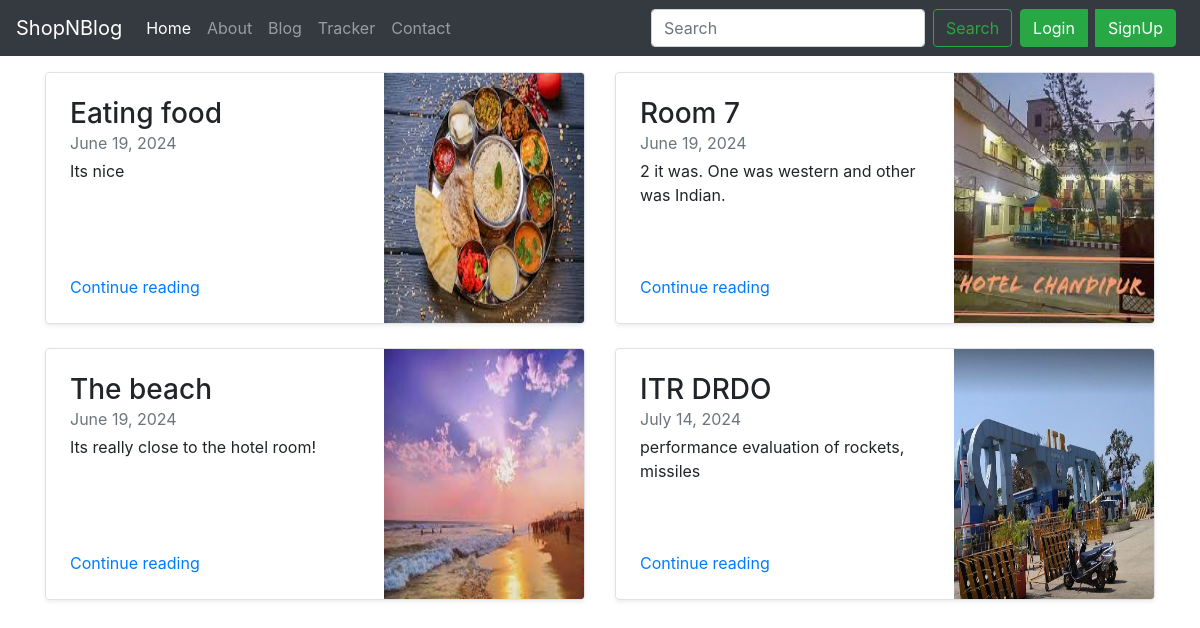
Screenshot of /blog/ with the database file from the repository.
### blog/models.py (models this page shows, shortened)
class Blogpost(models.Model):
    post_id = models.AutoField(primary_key= True)
    tilte = models.CharField(max_length=50)
    head0 = models.CharField(max_length=500, default="")
    chead0 = models.CharField(max_length=5000, default="")
    head1 = models.CharField(max_length=500, default="")
    chead1 = models.CharField(max_length=5000, default="")
    head2 = models.CharField(max_length=500, default="")
    chead2 = RichTextUploadingField()
    pub_date = models.DateField()
    thumbnail = models.ImageField(upload_to='blog/images', default="")

### blog/views.py (the view)
# urls.py: path('',views.index,name='blogHome'),
def index(requests):
    if (requests.user.is_authenticated):
        user_profile = requests.user
        print(user_profile.first_name, user_profile.last_name,"hello")
    else:
        print("ananomous user")
    post = Blogpost.objects.all()
    return render(requests,'blog/index.html', {'post': post})

### blog/templates/blog/index.html (shortened to what this page needs)
{% extends 'blog/basic.html'%}
{% block body %}
  <div class="container mt-3">
      <div class="row mb-2">
        {% for post in post%}
        <div class="col-md-6">
          <div class="row no-gutters border rounded overflow-hidden flex-md-row mb-4 shadow-sm h-md-250 position-relative">
            <div class="col p-4 d-flex flex-column position-static">
              <h3 class="mb-0">{{post.tilte}}</h3>
              <div class="mb-1 text-muted">{{post.pub_date}}</div>
              <p class="card-text mb-auto">{{post.chead0}}</p>
              <a href="/blog/blogpost/{{post.post_id}}" class="stretched-link">Continue reading</a>
            </div>
            <div class="col-auto d-none d-lg-block">
              <img src="/media/{{post.thumbnail}}" class="bd-placeholder-img" width="200" height="250" aria-label="Placeholder: Thumbnail">
            </div>
          </div>
        </div>
        {% endfor %}
  </div>
{% endblock %}

### rows the page displays
Blogpost: tilte "Eating food", pub_date "June 19, 2024", chead0 "Its nice", thumbnail (picture)
Blogpost: tilte "Room 7", pub_date "June 19, 2024", chead0 "2 it was. One was western and other was Indian.", thumbnail (picture)
Blogpost: tilte "The beach", pub_date "June 19, 2024", chead0 "Its really close to the hotel room!", thumbnail (picture)
Blogpost: tilte "ITR DRDO", pub_date "July 14, 2024", chead0 "performance evaluation of rockets, missiles", thumbnail (picture)
